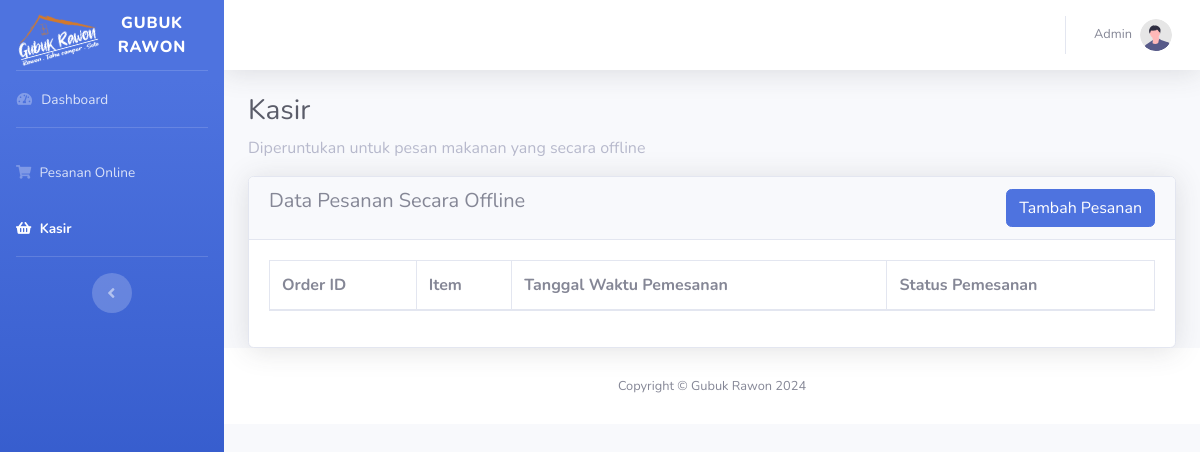
Before: /admin/kasir.php (signed in) with the older database file.
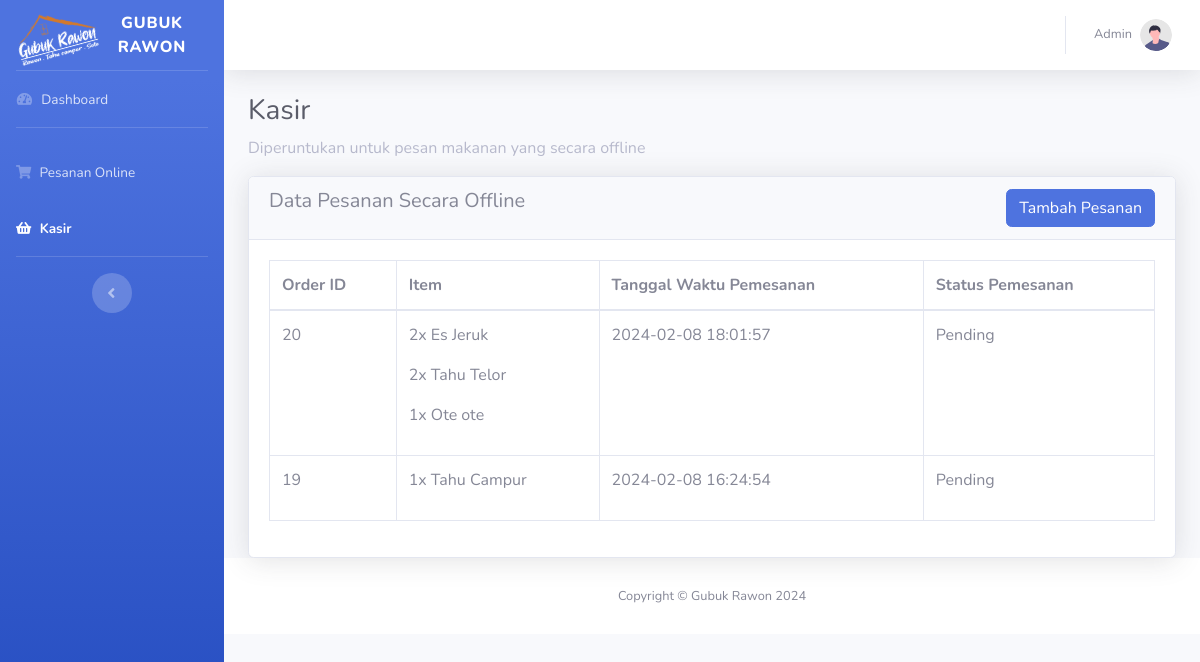
After: the same page with the newer database file.
### tables this page shows
CREATE TABLE `orders` (
  `orderID` int(11) NOT NULL,
  `customerID` int(11) NOT NULL,
  `orderDate` datetime DEFAULT current_timestamp(),
  `totalAmount` decimal(10,2) DEFAULT NULL,
  `status` enum('Pending','Proses','Selesai','Diantar','Cancelled') DEFAULT 'Pending',
  `paymentStatus` enum('Pending','Paid','Failed') DEFAULT 'Pending',
  `paymentMethod` enum('COD','Credit Card','Bank Transfer') DEFAULT 'COD',
  `orderType` enum('Online','Offline') DEFAULT NULL
);

### koneksi.php (called while the page is built, shortened)
<?php
class database
{
  var $db_host = "localhost";
  var $db_user = "root";
  var $db_password = "";
  var $db_name = "gubuk_rawon";
  var $koneksi = "";
  public function __construct()
  {
    $this->koneksi = mysqli_connect($this->db_host, $this->db_user, $this->db_password, $this->db_name);
  }
  public function get_orders_by_customer_offline()
  {
    $query = "
            SELECT
            Customer.customerID,
            Customer.name,
            Orders.orderID,
            Orders.orderDate,
            Orders.status AS orderStatus,
            Orders.paymentStatus,
            Orders.paymentMethod,
            Orders.orderDate,
            GROUP_CONCAT(Menu.menuName SEPARATOR ', ') AS menuNames,
            GROUP_CONCAT(OrderDetail.quantity SEPARATOR ', ') AS quantities,
            GROUP_CONCAT(Menu.price SEPARATOR ', ') AS prices
        FROM
            Customer
        JOIN Orders ON Customer.customerID = Orders.customerID
        JOIN OrderDetail ON Orders.orderID = OrderDetail.orderID
        JOIN Menu ON OrderDetail.menuID = Menu.menuID
        WHERE orderType = 'Offline'
        GROUP BY
            Orders.orderID
        ORDER BY
            Orders.orderDate DESC";
    $data = mysqli_query($this->koneksi, $query);
    return $data;
  }
}

### admin/kasir.php (the view, shortened to what this page needs)
<?php
include('layout/navbar.php');
include('../koneksi.php');
$db = new database();
$query = $db->get_orders_by_customer_offline();
$result = $query->fetch_all(MYSQLI_ASSOC);
?>
<div class="container-fluid">
  <h1 class="h3 mb-2 text-gray-800">Kasir</h1>
  <p class='text-gray-500'>Diperuntukan untuk pesan makanan yang secara offline</p>
  <div class="card shadow">
    <div class="card-header">
      <a href="insertPesananOffline.php" class="btn btn-primary float-right">Tambah Pesanan</a>
      <h5>Data Pesanan Secara Offline</h5>
    </div>
    <div class="card-body">
      <div class="table-responsive">
        <table class="table table-bordered" id="dataTable" width="100%" cellspacing="0">
          <thead>
            <tr>
              <th>Order ID</th>
              <th>Item</th>
              <th>Tanggal Waktu Pemesanan</th>
              <th>Status Pemesanan</th>
            </tr>
          </thead>
          <tbody>
            <?php
            foreach ($result as $value) {
            ?>
              <tr>
                <td><?= $value['orderID'] ?></td>
                <td>
                  <?php
                  $menuArray = explode(', ', $value['menuNames']);
                  $quantityArray = explode(', ', $value['quantities']);
                  for ($i = 0; $i < count($menuArray); $i++) {
                    echo "<p> {$quantityArray[$i]}x {$menuArray[$i]}</p>";
                  }
                  ?>
                </td>
                <td><?=$value['orderDate']?></td>
                <td><?=$value['orderStatus']?></td>
              </tr>
            <?php
            }
            ?>
          </tbody>
        </table>
      </div>
    </div>
  </div>
</div>
<?php
include('layout/footer.php');
?>

Changed rows visible on the page:
added orders: orderID "20", i "2", i "Es Jeruk", i "Tahu Telor", i "1", i "Ote ote", orderDate "2024-02-08 18:01:57", status "Pending", shown under "Data Pesanan Secara Offline"
added orders: orderID "19", i "1", i "Tahu Campur", orderDate "2024-02-08 16:24:54", status "Pending"
